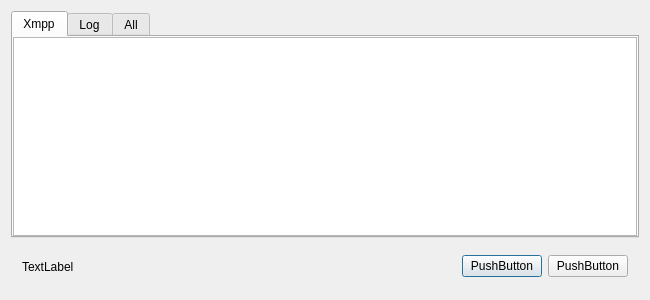
<?xml version="1.0" encoding="UTF-8"?>
<ui version="4.0">
 <class>ConsoleDialog</class>
 <widget class="QDialog" name="ConsoleDialog">
  <property name="geometry">
   <rect>
    <x>0</x>
    <y>0</y>
    <width>650</width>
    <height>300</height>
   </rect>
  </property>
  <property name="minimumSize">
   <size>
    <width>650</width>
    <height>300</height>
   </size>
  </property>
  <property name="maximumSize">
   <size>
    <width>650</width>
    <height>300</height>
   </size>
  </property>
  <property name="windowTitle">
   <string>ConsoleDialog</string>
  </property>
  <layout class="QVBoxLayout" name="verticalLayout">
   <item>
    <widget class="QTabWidget" name="tabWidget">
     <property name="currentIndex">
      <number>0</number>
     </property>
     <widget class="QWidget" name="xmpp">
      <attribute name="title">
       <string>Xmpp</string>
      </attribute>
      <layout class="QHBoxLayout" name="horizontalLayout_2">
       <property name="spacing">
        <number>0</number>
       </property>
       <property name="leftMargin">
        <number>0</number>
       </property>
       <property name="topMargin">
        <number>0</number>
       </property>
       <property name="rightMargin">
        <number>0</number>
       </property>
       <property name="bottomMargin">
        <number>0</number>
       </property>
       <item>
        <widget class="QTextBrowser" name="xmppLogger"/>
       </item>
      </layout>
     </widget>
     <widget class="QWidget" name="log">
      <attribute name="title">
       <string>Log</string>
      </attribute>
      <layout class="QHBoxLayout" name="horizontalLayout_3">
       <property name="spacing">
        <number>0</number>
       </property>
       <property name="leftMargin">
        <number>0</number>
       </property>
       <property name="topMargin">
        <number>0</number>
       </property>
       <property name="rightMargin">
        <number>0</number>
       </property>
       <property name="bottomMargin">
        <number>0</number>
       </property>
       <item>
        <widget class="QTextBrowser" name="logLogger"/>
       </item>
      </layout>
     </widget>
     <widget class="QWidget" name="all">
      <attribute name="title">
       <string>All</string>
      </attribute>
      <layout class="QHBoxLayout" name="horizontalLayout_4">
       <property name="spacing">
        <number>0</number>
       </property>
       <property name="leftMargin">
        <number>0</number>
       </property>
       <property name="topMargin">
        <number>0</number>
       </property>
       <property name="rightMargin">
        <number>0</number>
       </property>
       <property name="bottomMargin">
        <number>0</number>
       </property>
       <item>
        <widget class="QTextBrowser" name="allLogger"/>
       </item>
      </layout>
     </widget>
    </widget>
   </item>
   <item>
    <widget class="QWidget" name="statusbar" native="true">
     <property name="minimumSize">
      <size>
       <width>0</width>
       <height>45</height>
      </size>
     </property>
     <property name="maximumSize">
      <size>
       <width>16777215</width>
       <height>45</height>
      </size>
     </property>
     <layout class="QHBoxLayout" name="horizontalLayout">
      <item>
       <widget class="QLabel" name="textLabel">
        <property name="text">
         <string>TextLabel</string>
        </property>
       </widget>
      </item>
      <item>
       <spacer name="horizontalSpacer">
        <property name="orientation">
         <enum>Qt::Horizontal</enum>
        </property>
        <property name="sizeHint" stdset="0">
         <size>
          <width>40</width>
          <height>20</height>
         </size>
        </property>
       </spacer>
      </item>
      <item>
       <widget class="QPushButton" name="clear">
        <property name="text">
         <string>PushButton</string>
        </property>
       </widget>
      </item>
      <item>
       <widget class="QPushButton" name="hidedialog">
        <property name="text">
         <string>PushButton</string>
        </property>
       </widget>
      </item>
     </layout>
    </widget>
   </item>
  </layout>
 </widget>
 <layoutdefault spacing="6" margin="11"/>
 <resources/>
 <connections/>
</ui>
